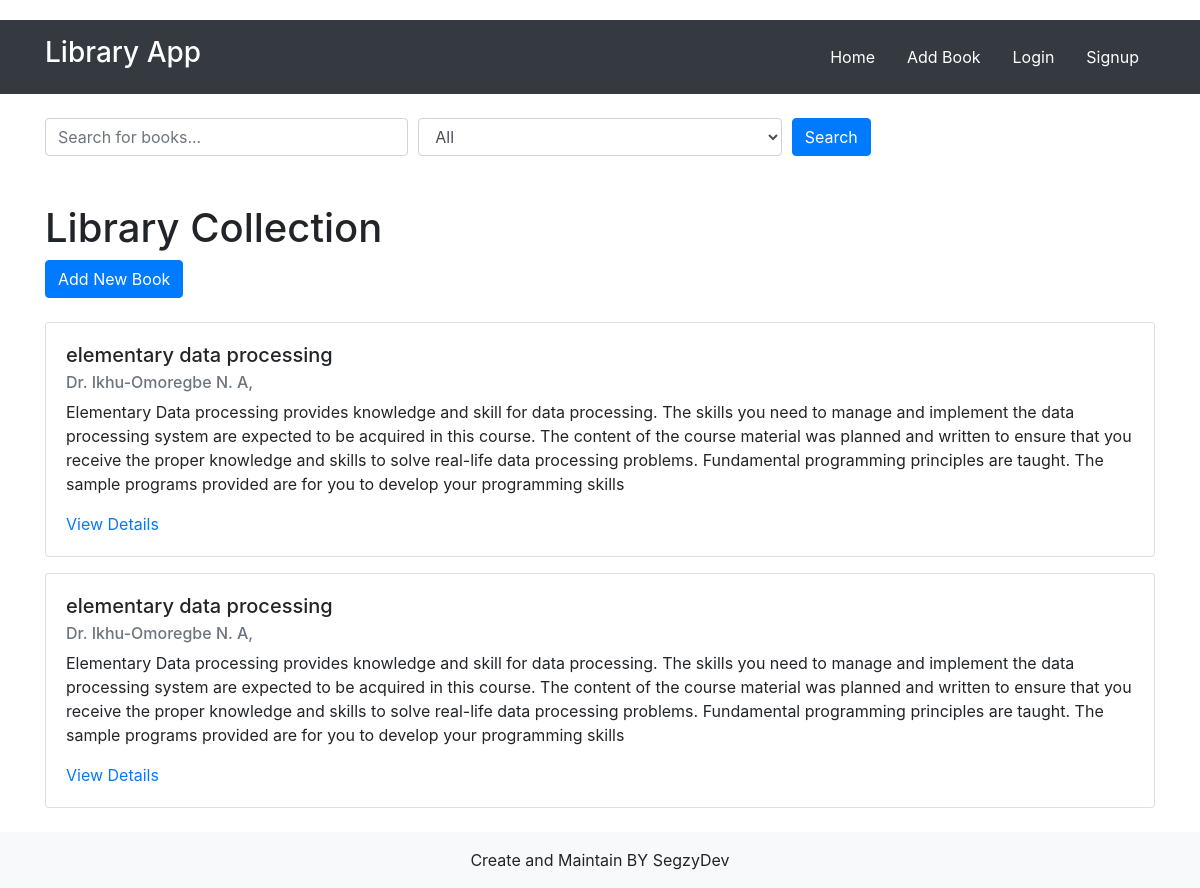
/index, run on the app's committed database.
### app/models.py (models this page shows, shortened)
class Book(db.Model):
    id = db.Column(db.Integer, primary_key=True)
    title = db.Column(db.String(100), nullable=False)
    author = db.Column(db.String(100), nullable=False)
    description = db.Column(db.Text, nullable=True)
    genre = db.Column(db.String(50), nullable=True)

### app/routes.py (the view)
@app.route('/')
@app.route('/index')
def index():
    books = Book.query.all()
    return render_template('index.html', books=books)

### app/templates/index.html (shortened to what this page needs)
{% extends 'layout.html' %}
{% block content %}
<form method="POST" action="{{ url_for('search') }}">
    <div class="form-row">
        <div class="col">
            <input type="text" class="form-control" name="query" placeholder="Search for books...">
        </div>
        <div class="col">
            <select class="form-control" name="filter_by">
                <option value="">All</option>
            </select>
        </div>
        <div class="col">
            <button type="submit" class="btn btn-primary">Search</button>
        </div>
    </div>
</form>
<h1 class="mt-5">Library Collection</h1>
<a href="{{ url_for('add_book') }}" class="btn btn-primary">Add New Book</a>
<div class="mt-4">
    {% for book in books %}
    <div class="card mb-3">
        <div class="card-body">
            <h5 class="card-title">{{ book.title }}</h5>
            <h6 class="card-subtitle mb-2 text-muted">{{ book.author }}</h6>
            <p class="card-text">{{ book.description }}</p>
            <a href="{{ url_for('book_detail', book_id=book.id) }}" class="card-link">View Details</a>
        </div>
    </div>
    {% endfor %}
</div>
{% endblock %}

### app/static/css/styles.css (style rules this page uses)
body { padding-top: 20px; }
.card { margin-bottom: 20px; }

### data on the page
Book: title "elementary data processing", author "Dr. Ikhu-Omoregbe N. A,", description "Elementary Data processing provides knowledge and skill for data processing. The skills you need to manage and implement the data processing system are expected to be acquired in this course. The content of the course material was planned and written to ensure that you receive the proper knowledge and skills to solve real-life data processing problems. Fundamental programming principles are taught. The sample programs provided are for you to develop your programming skills"
Book: title "elementary data processing", author "Dr. Ikhu-Omoregbe N. A,", description "Elementary Data processing provides knowledge and skill for data processing. The skills you need to manage and implement the data processing system are expected to be acquired in this course. The content of the course material was planned and written to ensure that you receive the proper knowledge and skills to solve real-life data processing problems. Fundamental programming principles are taught. The sample programs provided are for you to develop your programming skills"
